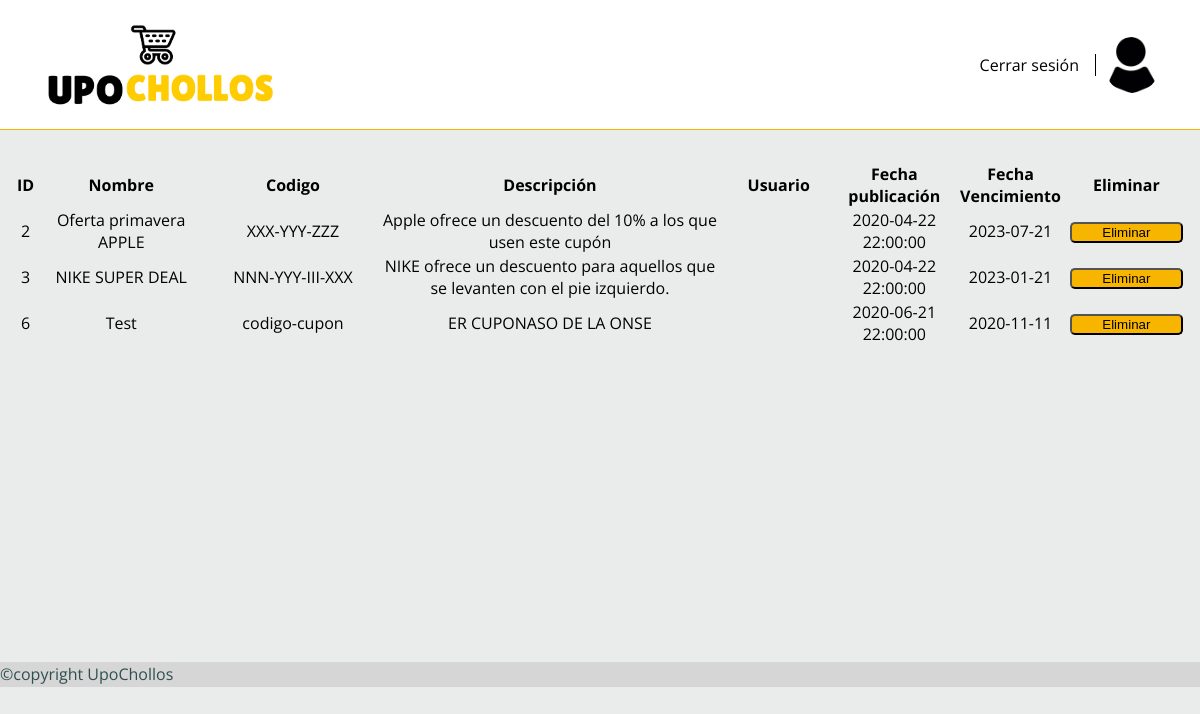
Screenshot of /upochollos/php/cupones.php (signed in) with the database file from the repository.
### tables this page shows
CREATE TABLE `cupon` (
  `id` int(11) NOT NULL,
  `nombre` varchar(32) NOT NULL,
  `codigo` varchar(124) NOT NULL,
  `fecha_publicado` timestamp NOT NULL DEFAULT current_timestamp(),
  `fecha_vencimiento` date DEFAULT NULL,
  `descripcion` varchar(124) NOT NULL
);

### upochollos/php/funciones.php (called while the page is built, shortened)
<?php
function consulta($consulta) {
    $con = mysqli_connect(HOST, USUARIO_BD, CONTRASENA_BD, NOMBRE_BD);
    if ($con) {
        mysqli_set_charset($con, 'utf8');
        $resultadoConsulta = mysqli_query($con, $consulta);
        if ($resultadoConsulta) {
            $res = mysqli_fetch_all($resultadoConsulta);
            return $res;
        }
    }
    return false;
}

### upochollos/php/cupones.php (the view, shortened to what this page needs)
<?php
include_once 'funciones.php';
?>
<!DOCTYPE html>
<html>
    <head>
        <link rel="stylesheet" type="text/css" href="../css/estiloPagina.css">
        <link href="../css/estiloCupon.css" rel="stylesheet" type="text/css"/>
        <?php
        include 'libreriasJS.php';
        include 'header.php';
        ?>
    </head>
    <body>
        <main style="border-top: solid rgba(248,181,0,1) 1px">
            <div class="container">
                <table id="responsive-table" class="large-only" cellspacing="0">
                    <tbody>
                        <tr align="left" style="text-align: center">
                            <th width="0%">ID</th>
                            <th width="15%">Nombre</th>
                            <th width="15%">Codigo</th>
                            <th width="30%">Descripción</th>
                            <th width="10%">Usuario</th>
                            <th width="10%">Fecha publicación</th>
                            <th width="10%">Fecha Vencimiento</th>
                            <th width="10%">Eliminar</th>
                        </tr>
                        <?php
                        $consulta = ("select * from cupon");
                        $cupon = consulta($consulta);
                        for ($i = 0; $i < count($cupon); $i++) {
                            echo "<tr>"
                            . "<td>" . $cupon[$i][0] . "</td>"
                            . "<td>" . $cupon[$i][1] . "</td>"
                            . "<td>" . $cupon[$i][2] . "</td>"
                            . "<td>" . $cupon[$i][5] . "</td>"
                            . "<td>" . $cupon[$i][6] . "</td>"
                            . "<td>" . $cupon[$i][3] . "</td>"
                            . "<td>" . $cupon[$i][4] . "</td>"
                            ?>
                        <form action="crud.php" method="post" >
                            <?php
                            echo "<td><input class='enviar' name='eliminarCupon' type='submit' value='Eliminar'/></td>";
                            ?></form><?php
                        echo "</tr>";
                    }
                    echo '</tbody>
                        </table>
                      </div>';
                    ?>
        </main>
    </body>
         <?php
        include './footer.php';
        ?>
</html>

### upochollos/css/estiloPagina.css (style rules this page uses)
body { margin: auto; width: 100%; background-color: #EAECEB; font-family: 'Open Sans', sans-serif; }

### upochollos/css/estiloCupon.css (style rules this page uses)
.container { max-width: 1500px; margin: 1em auto; padding: 1em; }
td { width: 100px; text-align: center; }
table { justify-content: center; }
.enviar { background-color: rgba(248,181,0,1) ; border-radius: 5px; width: 100%; }

### rows the page displays
cupon: id "2", nombre "Oferta primavera APPLE", codigo "XXX-YYY-ZZZ", descripcion "Apple ofrece un descuento del 10% a los que usen este cupón", fecha_publicado "2020-04-22 22:00:00", fecha_vencimiento "2023-07-21"
cupon: id "3", nombre "NIKE SUPER DEAL", codigo "NNN-YYY-III-XXX", descripcion "NIKE ofrece un descuento para aquellos que se levanten con el pie izquierdo.", fecha_publicado "2020-04-22 22:00:00", fecha_vencimiento "2023-01-21"
cupon: id "6", nombre "Test", codigo "codigo-cupon", descripcion "ER CUPONASO DE LA ONSE", fecha_publicado "2020-06-21 22:00:00", fecha_vencimiento "2020-11-11"
